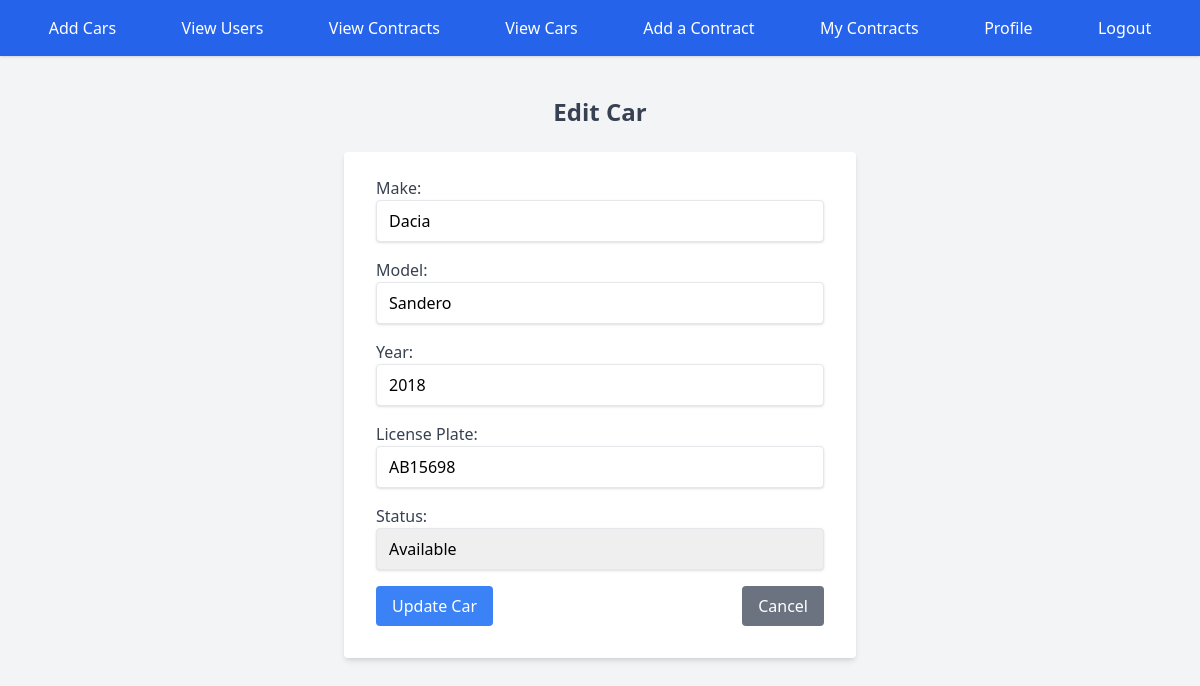
Page /pages/admin/edit_car.php?id=8 (signed in) on the committed database.
### tables this page shows
CREATE TABLE `cars` (
  `id` int NOT NULL AUTO_INCREMENT,
  `make` varchar(50) NOT NULL,
  `model` varchar(50) NOT NULL,
  `year` int NOT NULL,
  `license_plate` varchar(20) NOT NULL,
  `status` enum('Available','Rented','Maintenance') DEFAULT 'Available',
  PRIMARY KEY (`id`),
  UNIQUE KEY `license_plate` (`license_plate`)
);

### pages/class/CarClass.php (called while the page is built, shortened)
<?php
class Car {
    private $conn;
    public function __construct($conn, User $user) {
        $this->conn = $conn;
    }
    public function getById($id) {
        $sql = "SELECT * FROM cars WHERE id = ?";
        $stmt = $this->conn->prepare($sql);
        $stmt->execute([$id]);
        return $stmt->fetch(PDO::FETCH_ASSOC);
    }
}

### pages/admin/edit_car.php (the view, shortened to what this page needs)
<?php
    require '../../auth/UserClass.php';
    require '../class/CarClass.php';
    if (isset($_GET['id'])) {
        $carId = $_GET['id'];
        $conn = (new Database) -> connect();
        $user = new User($conn);
        $user -> fetchById($_SESSION['id']);
        $car = new Car($conn, $user);
        $car -> setId($carId);
        $result = $car -> getById($carId);
    } else {
        header('Location: ../user/view_cars.php');
        exit;
    }
?>
<!DOCTYPE html>
<html lang="en">
<head>
    <script src="https://cdn.tailwindcss.com"></script>
</head>
<body class="bg-gray-100">
    <?php include '../../inc/header.php'; ?>
    <div class="container mx-auto mt-10">
        <h1 class="text-2xl font-bold text-gray-700 mb-6 text-center">Edit Car</h1>
        <form method="POST" class="bg-white shadow-md rounded px-8 pt-6 pb-8 max-w-lg mx-auto">
    <div class="mb-4">
        <label class="block text-gray-700">Make:</label>
        <input type="text" name="make" value="<?php echo htmlspecialchars($result['make']); ?>" required class="shadow appearance-none border rounded w-full py-2 px-3">
    </div>
    <div class="mb-4">
        <label class="block text-gray-700">Model:</label>
        <input type="text" name="model" value="<?php echo htmlspecialchars($result['model']); ?>" required class="shadow appearance-none border rounded w-full py-2 px-3">
    </div>
    <div class="mb-4">
        <label class="block text-gray-700">Year:</label>
        <input type="number" name="year" value="<?php echo htmlspecialchars($result['year']); ?>" required class="shadow appearance-none border rounded w-full py-2 px-3">
    </div>
    <div class="mb-4">
        <label class="block text-gray-700">License Plate:</label>
        <input type="text" name="license_plate" value="<?php echo htmlspecialchars($result['license_plate']); ?>" required class="shadow appearance-none border rounded w-full py-2 px-3">
    </div>
    <div class="mb-4">
        <label class="block text-gray-700">Status:</label>
        <select name="status" class="shadow appearance-none border rounded w-full py-2 px-3">
            <option  value="Available" <?php echo ($result['status'] == 'Available') ? 'selected' : ''; ?>>Available</option>
        </select>
    </div>
    <div class="flex justify-between">
        <button type="submit" class="bg-blue-500 text-white px-4 py-2 rounded hover:bg-blue-600">Update Car</button>
        <a href="../user/view_cars.php" class="bg-gray-500 text-white px-4 py-2 rounded hover:bg-gray-600">Cancel</a>
    </div>
</form>
    </div>
</body>
</html>

### rows in the picture
cars: make "Dacia", model "Sandero", year "2018", license_plate "AB15698", status "Available"
